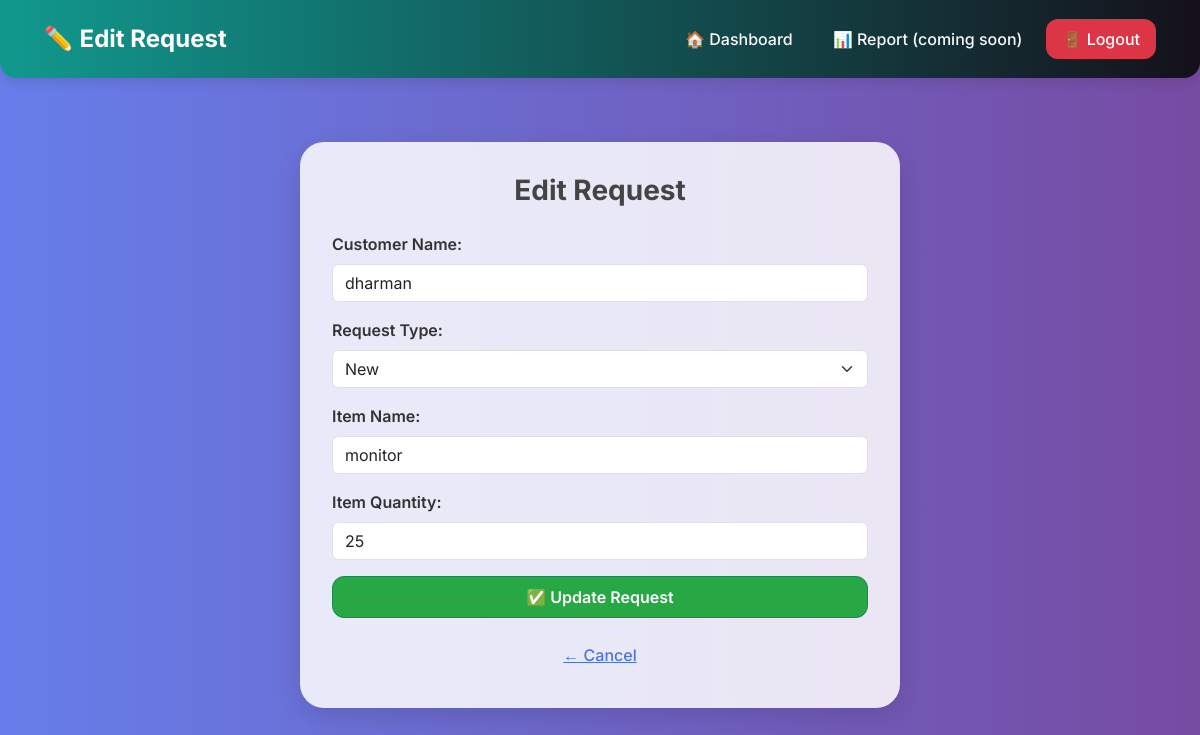
/edit_request/72 (signed in), run on the app's committed database.
### tables this page shows
CREATE TABLE "requests" (
	"id"	INTEGER,
	"item"	TEXT,
	"item_quantity"	INTEGER,
	"comment"	NUMERIC,
	"created_by"	TEXT NOT NULL,
	"assigned_to"	TEXT DEFAULT 'warehouse',
	"status"	TEXT DEFAULT 'Submitted' CHECK("status" IN ('Submitted', 'In Review', 'Fulfilled', 'Declined', 'Forwarded to Production')),
	"created_at"	TEXT DEFAULT CURRENT_TIMESTAMP,
	"updated_at"	TEXT DEFAULT CURRENT_TIMESTAMP,
	"warehouse_comment"	TEXT,
	"tracking_id"	TEXT,
	"courier_name"	TEXT,
	"delivery_date"	TEXT,
	"shipment_status"	TEXT DEFAULT 'Pending',
	"stock_available"	TEXT DEFAULT 'Yes' CHECK("stock_available" IN ('Yes', 'No')),
	"planner_comments"	TEXT,
	"estimated_completion_date"	TEXT,
	"urgency"	TEXT, was_forwarded INTEGER DEFAULT 0, customer_name TEXT, customer_id TEXT, request_type TEXT DEFAULT 'New', response TEXT,
	PRIMARY KEY("id" AUTOINCREMENT)
);

### app.py (the view, shortened to what this page needs)
@app.route('/edit_request/<int:request_id>', methods=['GET', 'POST'])
def edit_request(request_id):
    if session.get('role') != 'sales':
        return redirect(url_for('login'))
    conn = get_db_connection()
    cursor = conn.cursor()
    cursor.execute('SELECT * FROM requests WHERE id=?', (request_id,))
    request_data = cursor.fetchone()
    conn.close()
    return render_template('edit_request.html', request=request_data)

### app.py (called while the page is built)
def get_db_connection():
    conn = sqlite3.connect(DB_PATH, check_same_thread=False)
    conn.row_factory = sqlite3.Row
    return conn

### Templates/edit_request.html (shortened to what this page needs)
<!DOCTYPE html>
<html lang="en">
<head>
    <link href="https://cdn.jsdelivr.net/npm/bootstrap@5.3.3/dist/css/bootstrap.min.css" rel="stylesheet">
</head>
<body>
<nav class="navbar navbar-expand-lg">
    <div class="container-fluid d-flex justify-content-between align-items-center flex-wrap gap-2">
        <span class="navbar-brand">✏️ Edit Request</span>
        <div class="d-flex gap-2 flex-wrap">
            <a href="{{ url_for('sales_dashboard') }}" class="btn btn-outline-light">🏠 Dashboard</a>
            <a href="#" class="btn btn-outline-light">📊 Report (coming soon)</a>
            <a href="{{ url_for('logout') }}" class="btn btn-danger">🚪 Logout</a>
        </div>
    </div>
</nav>
<div class="form-container">
    <h3 class="text-center">Edit Request</h3>
    <form method="POST">
        <div class="mb-3">
            <label for="customer_name" class="form-label">Customer Name:</label>
            <input type="text" class="form-control" name="customer_name" value="{{ request.customer_name }}" required>
        </div>
        <div class="mb-3">
            <label for="request_type" class="form-label">Request Type:</label>
            <select class="form-select" name="request_type" required>
                <option value="New" {% if request.request_type == 'New' %}selected{% endif %}>New</option>
            </select>
        </div>
        <div class="mb-3">
            <label for="item" class="form-label">Item Name:</label>
            <input type="text" class="form-control" name="item" value="{{ request.item }}" required>
        </div>
        <div class="mb-3">
            <label for="item_quantity" class="form-label">Item Quantity:</label>
            <input type="number" class="form-control" name="item_quantity" value="{{ request.item_quantity }}" min="1" required>
        </div>
        <button type="submit" class="btn btn-success w-100">✅ Update Request</button>
        <div class="text-center mt-3">
            <a href="{{ url_for('sales_dashboard') }}" class="btn btn-link">← Cancel</a>
        </div>
    </form>
</div>
</body>
</html>

### Templates/edit_request.html (style rules this page uses)
body { margin: 0; padding: 0; font-family: 'Inter', sans-serif; background: linear-gradient(to right, #667eea, #764ba2); min-height: 100vh; color: #333; }
.navbar { background: linear-gradient(90deg, #11998e, rgba(9, 9, 9, 0.89)); color: white; border-radius: 0 0 1rem 1rem; padding: 1rem 2rem; box-shadow: 0 4px 12px rgba(0, 0, 0, 0.1); }
.navbar-brand { font-weight: 700; font-size: 1.5rem; color: white !important; }
.navbar .btn { border-radius: 0.75rem; font-weight: 500; border: none; }
.form-container { max-width: 600px; margin: 4rem auto; background: rgba(255, 255, 255, 0.85); backdrop-filter: blur(8px); padding: 2rem; border-radius: 1.5rem; box-shadow: 0 8px 24px rgba(0, 0, 0, 0.12); }
h3 { font-weight: 700; color: #444; margin-bottom: 1.5rem; }
.form-label { font-weight: 600; }
.btn { border-radius: 0.75rem; font-weight: 600; padding: 0.5rem 1rem; }
.btn-success { background: #28a745; color: white; }
.btn-link { color: #4e73df; font-weight: 500; }

### data on the page
requests: customer_name "dharman", request_type "New", item "monitor", item_quantity "25"
